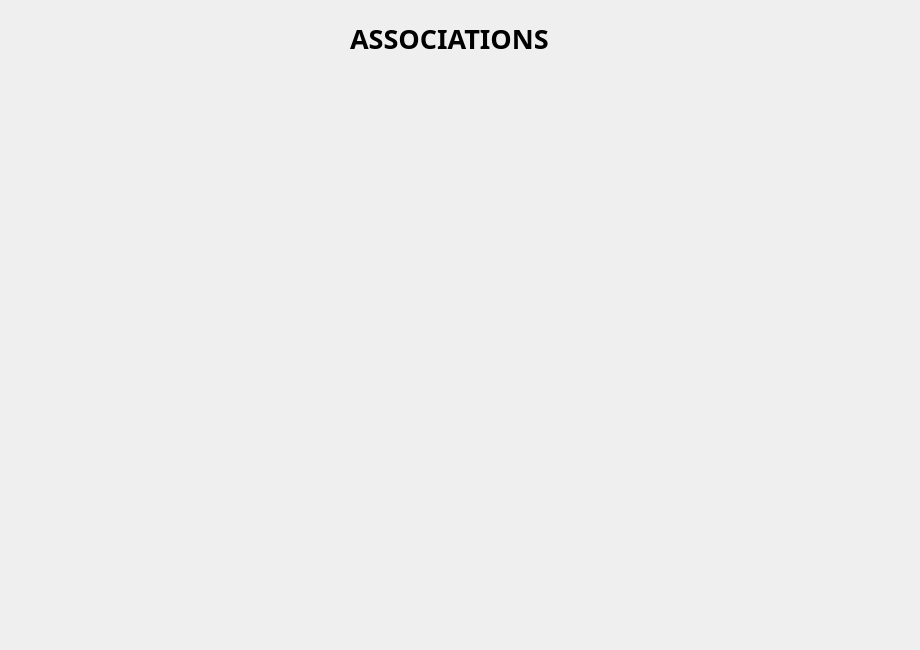
    <widget class="QWidget" name="associationStack">
     <property name="styleSheet">
      <string notr="true">#associationStack {
background: url(:/images/images/back.png);
}</string>
     </property>
     <widget class="QLabel" name="label_association">
      <property name="geometry">
       <rect>
        <x>350</x>
        <y>20</y>
        <width>251</width>
        <height>31</height>
       </rect>
      </property>
      <property name="font">
       <font>
        <family>Athiti</family>
        <weight>75</weight>
        <italic>false</italic>
        <bold>true</bold>
       </font>
      </property>
      <property name="layoutDirection">
       <enum>Qt::LeftToRight</enum>
      </property>
      <property name="styleSheet">
       <string notr="true">#label {

font-family: 'Athiti';
font-style: normal;
font-weight: 700;
font-size: 20px;
line-height: 32px;
/* identical to box height */
text-align: center;

color: #2A501F;}</string>
      </property>
      <property name="text">
       <string>&lt;html&gt;&lt;head/&gt;&lt;body&gt;&lt;p&gt;&lt;span style=&quot; font-size:20pt;&quot;&gt;ASSOCIATIONS&lt;/span&gt;&lt;/p&gt;&lt;/body&gt;&lt;/html&gt;</string>
      </property>
     </widget>
     <widget class="QStackedWidget" name="stackedWidgetAssociation">
      <property name="geometry">
       <rect>
        <x>50</x>
        <y>70</y>
        <width>861</width>
        <height>571</height>
       </rect>
      </property>
      <property name="currentIndex">
       <number>0</number>
      </property>
      <widget class="QWidget" name="page_11">
       <property name="styleSheet">
        <string notr="true">#page_11 {
background: rgba(0, 0, 0, 0.0);

}</string>
       </property>
      </widget>
      <widget class="QWidget" name="page_12">
       <property name="styleSheet">
        <string notr="true">#page_12 {
background: rgba(0, 0, 0, 0.0);

}</string>
       </property>
      </widget>
     </widget>
    </widget>
